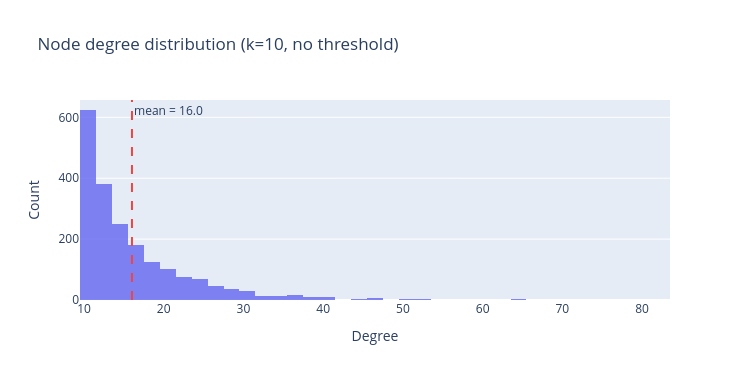

Notebook code cell kept with this figure:
### Markdown cell above
## Quick look at the degree distribution

Worth checking before running Louvain. If a handful of nodes have extremely high degree — say 5x the mean — those are hub nodes: very generic complaints that land near everything in embedding space. They'll pull communities toward themselves and distort the partition.

With a pure kNN graph and k=10, the expected degree is around 10–20 (10 outgoing + some incoming reciprocals). Anything much higher is a flag.

### Code cell
degrees = [d for _, d in G.degree()]

fig = go.Figure()
fig.add_trace(go.Histogram(
    x=degrees,
    nbinsx=40,
    marker_color="#6366f1",
    opacity=0.8,
    name="degree"
))
fig.add_vline(
    x=np.mean(degrees),
    line_dash="dash",
    line_color="#ef4444",
    annotation_text=f"mean = {np.mean(degrees):.1f}",
    annotation_position="top right"
)
fig.update_layout(
    title="Node degree distribution (k=10, no threshold)",
    xaxis_title="Degree",
    yaxis_title="Count",
    showlegend=False,
    width=750,
    height=380
)
fig.show()

# Flag any suspicious hubs
hub_threshold = np.mean(degrees) + 3 * np.std(degrees)
hubs = [(n, d) for n, d in G.degree() if d > hub_threshold]
print(f"Nodes with degree > mean + 3σ ({hub_threshold:.0f}): {len(hubs)}")
if hubs:
    top = sorted(hubs, key=lambda x: -x[1])[:3]
    for node, deg in top:
        print(f"  Node {node}, degree {deg}: {sample_texts[node][:150]}")

### Figure 1 — Plotly figure (JSON) as saved in the notebook; plotly's stock layout.template omitted (floating-point values rounded to 4 significant figures; data arrays with more than 128 entries replaced by an {"elided": "..."} marker saying what was removed)
{"data": [{"marker": {"color": "#6366f1"}, "name": "degree", "nbinsx": 40, "opacity": 0.8, "type": "histogram", "x": {"elided": "2000 int values"}}], "layout": {"annotations": [{"showarrow": false, "text": "mean = 16.0", "x": 16.02, "xanchor": "left", "xref": "x", "y": 1, "yanchor": "top", "yref": "y domain"}], "height": 380, "shapes": [{"line": {"color": "#ef4444", "dash": "dash"}, "type": "line", "x0": 16.02, "x1": 16.02, "xref": "x", "y0": 0, "y1": 1, "yref": "y domain"}], "showlegend": false, "title": {"text": "Node degree distribution (k=10, no threshold)"}, "width": 750, "xaxis": {"title": {"text": "Degree"}}, "yaxis": {"title": {"text": "Count"}}}}
